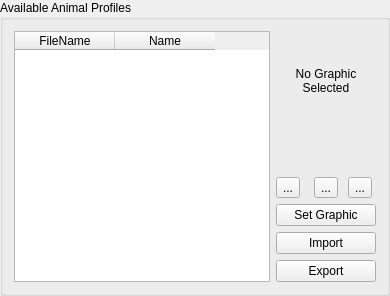
    <widget class="QGroupBox" name="grpProfiles" >
     <property name="sizePolicy" >
      <sizepolicy vsizetype="Expanding" hsizetype="Preferred" >
       <horstretch>0</horstretch>
       <verstretch>0</verstretch>
      </sizepolicy>
     </property>
     <property name="title" >
      <string>Available Animal Profiles</string>
     </property>
     <layout class="QGridLayout" >
      <item rowspan="4" row="0" column="0" >
       <widget class="QTableWidget" name="tblAnimals" >
        <property name="toolTip" >
         <string>&lt;html>&lt;head>&lt;meta name="qrichtext" content="1" />&lt;style type="text/css">
p, li { white-space: pre-wrap; }
&lt;/style>&lt;/head>&lt;body style=" font-family:'Sans Serif'; font-size:9pt; font-weight:400; font-style:normal; text-decoration:none;">
&lt;p style=" margin-top:0px; margin-bottom:0px; margin-left:0px; margin-right:0px; -qt-block-indent:0; text-indent:0px;">Select an animal here to see and/or edit it's properties below.&lt;/p>&lt;/body>&lt;/html></string>
        </property>
        <property name="whatsThis" >
         <string>&lt;html>&lt;head>&lt;meta name="qrichtext" content="1" />&lt;style type="text/css">
p, li { white-space: pre-wrap; }
&lt;/style>&lt;/head>&lt;body style=" font-family:'Sans Serif'; font-size:9pt; font-weight:400; font-style:normal; text-decoration:none;">
&lt;p style=" margin-top:0px; margin-bottom:0px; margin-left:0px; margin-right:0px; -qt-block-indent:0; text-indent:0px;">In order to enable LandUse Analyst to model animals, several details must be supplied. Animal Parameter Manager asks for these specifics. As with Animal Manager, it is possible to have more than one parameter named the same thing. Again, just enter a descriptor in the Notes: field.&lt;/p>
&lt;p style=" margin-top:12px; margin-bottom:12px; margin-left:0px; margin-right:0px; -qt-block-indent:0; text-indent:0px;">To define different parameters for the same animal, follow the same procedure as for defining multiple animals with the same name. Let's say you want to have two parameters set up for Cows as an example. The Name: field is Cow for both, but in Notes: field, enter Optimistic for one, and Conservative for the other. Then adjust the parameters as you wish for each. Even though the name is the same, the parameters are saved uniquely. Having multiple parameters can be useful for setting up different scenarios, such as drought years, diease, catastrophic events, etc. Eventually, LandUse Analyst will have the ability to model over time, and will have these types of scenarios incorporated into the model.&lt;/p>&lt;/body>&lt;/html></string>
        </property>
        <property name="alternatingRowColors" >
         <bool>true</bool>
        </property>
        <property name="selectionMode" >
         <enum>QAbstractItemView::SingleSelection</enum>
        </property>
        <property name="selectionBehavior" >
         <enum>QAbstractItemView::SelectRows</enum>
        </property>
        <column>
         <property name="text" >
          <string>FileName</string>
         </property>
        </column>
        <column>
         <property name="text" >
          <string>Name</string>
         </property>
        </column>
       </widget>
      </item>
      <item row="0" column="1" >
       <layout class="QGridLayout" >
        <item row="2" column="1" >
         <widget class="QToolButton" name="toolCopy" >
          <property name="toolTip" >
           <string>&lt;html>&lt;head>&lt;meta name="qrichtext" content="1" />&lt;style type="text/css">
p, li { white-space: pre-wrap; }
&lt;/style>&lt;/head>&lt;body style=" font-family:'Sans Serif'; font-size:9pt; font-weight:400; font-style:normal; text-decoration:none;">
&lt;p style=" margin-top:0px; margin-bottom:0px; margin-left:0px; margin-right:0px; -qt-block-indent:0; text-indent:0px;">Clone the currently selected animal&lt;/p>&lt;/body>&lt;/html></string>
          </property>
          <property name="whatsThis" >
           <string>&lt;html>&lt;head>&lt;meta name="qrichtext" content="1" />&lt;style type="text/css">
p, li { white-space: pre-wrap; }
&lt;/style>&lt;/head>&lt;body style=" font-family:'Sans Serif'; font-size:9pt; font-weight:400; font-style:normal; text-decoration:none;">
&lt;p style=" margin-top:0px; margin-bottom:0px; margin-left:0px; margin-right:0px; -qt-block-indent:0; text-indent:0px;">If you want to create a new animal that is similar to one already defined, you can clone this animal to save time. All of the settings of the animal you are cloning are transferred to the new clone, but the name is changed to Clone of ... (whatever the name of the animal you are cloning was).&lt;/p>
&lt;p style=" margin-top:12px; margin-bottom:12px; margin-left:0px; margin-right:0px; -qt-block-indent:0; text-indent:0px;">Note that the parameters are &lt;span style=" font-weight:600;">not&lt;/span> transferred.&lt;/p>&lt;/body>&lt;/html></string>
          </property>
          <property name="text" >
           <string>...</string>
          </property>
          <property name="icon" >
           <iconset resource="../resources/resources.qrc" >:/copy.png</iconset>
          </property>
         </widget>
        </item>
        <item row="2" column="0" >
         <widget class="QToolButton" name="toolNew" >
          <property name="toolTip" >
           <string>&lt;html>&lt;head>&lt;meta name="qrichtext" content="1" />&lt;style type="text/css">
p, li { white-space: pre-wrap; }
&lt;/style>&lt;/head>&lt;body style=" font-family:'Sans Serif'; font-size:9pt; font-weight:400; font-style:normal; text-decoration:none;">
&lt;p style=" margin-top:0px; margin-bottom:0px; margin-left:0px; margin-right:0px; -qt-block-indent:0; text-indent:0px;">Define a new animal&lt;/p>&lt;/body>&lt;/html></string>
          </property>
          <property name="whatsThis" >
           <string>&lt;html>&lt;head>&lt;meta name="qrichtext" content="1" />&lt;style type="text/css">
p, li { white-space: pre-wrap; }
&lt;/style>&lt;/head>&lt;body style=" font-family:'Sans Serif'; font-size:9pt; font-weight:400; font-style:normal; text-decoration:none;">
&lt;p style=" margin-top:0px; margin-bottom:0px; margin-left:0px; margin-right:0px; -qt-block-indent:0; text-indent:0px;">If you simply change the name or settings and click apply in the Animal Manager, you are just editing the animal currently selected. To create a new animal, you must click on the New button.&lt;/p>&lt;/body>&lt;/html></string>
          </property>
          <property name="text" >
           <string>...</string>
          </property>
          <property name="icon" >
           <iconset resource="../resources/resources.qrc" >:/new.png</iconset>
          </property>
         </widget>
        </item>
        <item row="2" column="2" >
         <widget class="QToolButton" name="toolDelete" >
          <property name="toolTip" >
           <string>&lt;html>&lt;head>&lt;meta name="qrichtext" content="1" />&lt;style type="text/css">
p, li { white-space: pre-wrap; }
&lt;/style>&lt;/head>&lt;body style=" font-family:'Sans Serif'; font-size:9pt; font-weight:400; font-style:normal; text-decoration:none;">
&lt;p style=" margin-top:0px; margin-bottom:0px; margin-left:0px; margin-right:0px; -qt-block-indent:0; text-indent:0px;">Delete the currently selected animal&lt;/p>&lt;/body>&lt;/html></string>
          </property>
          <property name="text" >
           <string>...</string>
          </property>
          <property name="icon" >
           <iconset resource="../resources/resources.qrc" >:/delete.png</iconset>
          </property>
         </widget>
        </item>
        <item row="1" column="1" >
         <spacer>
          <property name="orientation" >
           <enum>Qt::Vertical</enum>
          </property>
          <property name="sizeHint" >
           <size>
            <width>20</width>
            <height>40</height>
           </size>
          </property>
         </spacer>
        </item>
        <item row="0" column="0" colspan="3" >
         <widget class="QLabel" name="lblAnimalPix" >
          <property name="minimumSize" >
           <size>
            <width>100</width>
            <height>100</height>
           </size>
          </property>
          <property name="maximumSize" >
           <size>
            <width>100</width>
            <height>100</height>
           </size>
          </property>
          <property name="text" >
           <string>No Graphic
Selected</string>
          </property>
          <property name="alignment" >
           <set>Qt::AlignCenter</set>
          </property>
         </widget>
        </item>
       </layout>
      </item>
      <item row="1" column="1" >
       <widget class="QPushButton" name="pbnAnimalPic" >
        <property name="text" >
         <string>Set Graphic</string>
        </property>
       </widget>
      </item>
      <item row="2" column="1" >
       <widget class="QPushButton" name="pbnImport" >
        <property name="minimumSize" >
         <size>
          <width>80</width>
          <height>0</height>
         </size>
        </property>
        <property name="text" >
         <string>Import</string>
        </property>
       </widget>
      </item>
      <item row="3" column="1" >
       <widget class="QPushButton" name="pbnExport" >
        <property name="minimumSize" >
         <size>
          <width>80</width>
          <height>0</height>
         </size>
        </property>
        <property name="text" >
         <string>Export</string>
        </property>
       </widget>
      </item>
     </layout>
    </widget>
